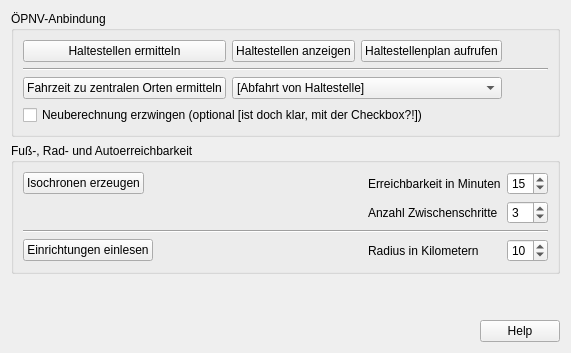
      <widget class="QWidget" name="page2">
       <property name="sizePolicy">
        <sizepolicy hsizetype="Preferred" vsizetype="Preferred">
         <horstretch>0</horstretch>
         <verstretch>0</verstretch>
        </sizepolicy>
       </property>
       <property name="minimumSize">
        <size>
         <width>65</width>
         <height>77</height>
        </size>
       </property>
       <attribute name="label">
        <string>Erreichbarkeit</string>
       </attribute>
       <layout class="QVBoxLayout" name="verticalLayout_3">
        <item>
         <widget class="QGroupBox" name="groupBox">
          <property name="sizePolicy">
           <sizepolicy hsizetype="Preferred" vsizetype="Preferred">
            <horstretch>0</horstretch>
            <verstretch>0</verstretch>
           </sizepolicy>
          </property>
          <property name="minimumSize">
           <size>
            <width>65</width>
            <height>0</height>
           </size>
          </property>
          <property name="title">
           <string>ÖPNV-Anbindung</string>
          </property>
          <layout class="QGridLayout" name="gridLayout_2">
           <item row="0" column="2">
            <widget class="QPushButton" name="pushButton_5">
             <property name="sizePolicy">
              <sizepolicy hsizetype="Minimum" vsizetype="Fixed">
               <horstretch>0</horstretch>
               <verstretch>0</verstretch>
              </sizepolicy>
             </property>
             <property name="text">
              <string>Haltestellenplan aufrufen</string>
             </property>
            </widget>
           </item>
           <item row="0" column="1">
            <widget class="QPushButton" name="pushButton_4">
             <property name="sizePolicy">
              <sizepolicy hsizetype="Fixed" vsizetype="Fixed">
               <horstretch>0</horstretch>
               <verstretch>0</verstretch>
              </sizepolicy>
             </property>
             <property name="text">
              <string>Haltestellen anzeigen</string>
             </property>
            </widget>
           </item>
           <item row="0" column="0">
            <widget class="QPushButton" name="pushButton_3">
             <property name="sizePolicy">
              <sizepolicy hsizetype="Minimum" vsizetype="Fixed">
               <horstretch>0</horstretch>
               <verstretch>0</verstretch>
              </sizepolicy>
             </property>
             <property name="text">
              <string>Haltestellen ermitteln</string>
             </property>
            </widget>
           </item>
           <item row="1" column="0" colspan="4">
            <widget class="Line" name="line">
             <property name="orientation">
              <enum>Qt::Horizontal</enum>
             </property>
            </widget>
           </item>
           <item row="2" column="0">
            <widget class="QPushButton" name="pushButton_9">
             <property name="text">
              <string>Fahrzeit zu zentralen Orten ermitteln</string>
             </property>
            </widget>
           </item>
           <item row="3" column="0" colspan="3">
            <widget class="QCheckBox" name="checkBox_7">
             <property name="text">
              <string>Neuberechnung erzwingen (optional [ist doch klar, mit der Checkbox?!])</string>
             </property>
            </widget>
           </item>
           <item row="0" column="3">
            <spacer name="horizontalSpacer">
             <property name="orientation">
              <enum>Qt::Horizontal</enum>
             </property>
             <property name="sizeHint" stdset="0">
              <size>
               <width>40</width>
               <height>20</height>
              </size>
             </property>
            </spacer>
           </item>
           <item row="2" column="1" colspan="2">
            <widget class="QComboBox" name="ovstop_combo">
             <item>
              <property name="text">
               <string>[Abfahrt von Haltestelle]</string>
              </property>
             </item>
            </widget>
           </item>
          </layout>
         </widget>
        </item>
        <item>
         <widget class="QGroupBox" name="groupBox_2">
          <property name="title">
           <string>Fuß-, Rad- und Autoerreichbarkeit</string>
          </property>
          <layout class="QGridLayout" name="gridLayout_4">
           <item row="1" column="3">
            <widget class="QSpinBox" name="spinBox">
             <property name="minimum">
              <number>1</number>
             </property>
             <property name="value">
              <number>15</number>
             </property>
            </widget>
           </item>
           <item row="2" column="3">
            <widget class="QSpinBox" name="spinBox_3">
             <property name="minimum">
              <number>1</number>
             </property>
             <property name="value">
              <number>3</number>
             </property>
            </widget>
           </item>
           <item row="2" column="2">
            <widget class="QLabel" name="label_4">
             <property name="text">
              <string>Anzahl Zwischenschritte</string>
             </property>
            </widget>
           </item>
           <item row="8" column="2">
            <widget class="QLabel" name="label_5">
             <property name="text">
              <string>Radius in Kilometern</string>
             </property>
            </widget>
           </item>
           <item row="1" column="2">
            <widget class="QLabel" name="label_3">
             <property name="text">
              <string>Erreichbarkeit in Minuten</string>
             </property>
            </widget>
           </item>
           <item row="8" column="3">
            <widget class="QSpinBox" name="spinBox_4">
             <property name="minimum">
              <number>1</number>
             </property>
             <property name="value">
              <number>10</number>
             </property>
            </widget>
           </item>
           <item row="1" column="0">
            <widget class="QPushButton" name="pushButton_10">
             <property name="sizePolicy">
              <sizepolicy hsizetype="Fixed" vsizetype="Fixed">
               <horstretch>0</horstretch>
               <verstretch>0</verstretch>
              </sizepolicy>
             </property>
             <property name="text">
              <string>Isochronen erzeugen</string>
             </property>
            </widget>
           </item>
           <item row="8" column="0">
            <widget class="QPushButton" name="pushButton_12">
             <property name="sizePolicy">
              <sizepolicy hsizetype="Fixed" vsizetype="Fixed">
               <horstretch>0</horstretch>
               <verstretch>0</verstretch>
              </sizepolicy>
             </property>
             <property name="text">
              <string>Einrichtungen einlesen</string>
             </property>
            </widget>
           </item>
           <item row="6" column="0" colspan="4">
            <widget class="Line" name="line_2">
             <property name="orientation">
              <enum>Qt::Horizontal</enum>
             </property>
            </widget>
           </item>
           <item row="1" column="1">
            <spacer name="horizontalSpacer_2">
             <property name="orientation">
              <enum>Qt::Horizontal</enum>
             </property>
             <property name="sizeType">
              <enum>QSizePolicy::Expanding</enum>
             </property>
             <property name="sizeHint" stdset="0">
              <size>
               <width>5</width>
               <height>20</height>
              </size>
             </property>
            </spacer>
           </item>
          </layout>
         </widget>
        </item>
        <item>
         <spacer name="verticalSpacer_2">
          <property name="orientation">
           <enum>Qt::Vertical</enum>
          </property>
          <property name="sizeType">
           <enum>QSizePolicy::Expanding</enum>
          </property>
          <property name="sizeHint" stdset="0">
           <size>
            <width>20</width>
            <height>40</height>
           </size>
          </property>
         </spacer>
        </item>
        <item>
         <widget class="QDialogButtonBox" name="buttonBox_2">
          <property name="standardButtons">
           <set>QDialogButtonBox::Help</set>
          </property>
         </widget>
        </item>
       </layout>
      </widget>
